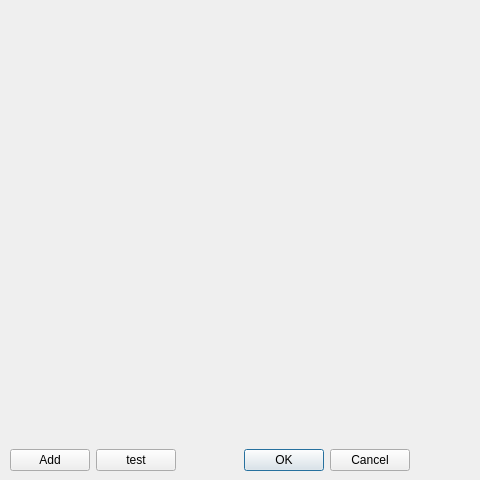
<?xml version="1.0" encoding="UTF-8"?>
<ui version="4.0">
 <class>AddTagForm</class>
 <widget class="QDialog" name="AddTagForm">
  <property name="geometry">
   <rect>
    <x>0</x>
    <y>0</y>
    <width>480</width>
    <height>480</height>
   </rect>
  </property>
  <property name="windowTitle">
   <string>Add Tags</string>
  </property>
  <property name="modal">
   <bool>true</bool>
  </property>
  <widget class="QWidget" name="horizontalLayoutWidget">
   <property name="geometry">
    <rect>
     <x>10</x>
     <y>449</y>
     <width>461</width>
     <height>23</height>
    </rect>
   </property>
   <layout class="QHBoxLayout" name="horizontalLayout">
    <item>
     <widget class="QPushButton" name="addBtn">
      <property name="text">
       <string>Add</string>
      </property>
     </widget>
    </item>
    <item>
     <widget class="QPushButton" name="testBtn">
      <property name="enabled">
       <bool>true</bool>
      </property>
      <property name="text">
       <string>test</string>
      </property>
      <property name="checkable">
       <bool>false</bool>
      </property>
     </widget>
    </item>
    <item>
     <widget class="QDialogButtonBox" name="buttonBox">
      <property name="orientation">
       <enum>Qt::Horizontal</enum>
      </property>
      <property name="standardButtons">
       <set>QDialogButtonBox::Cancel|QDialogButtonBox::Ok</set>
      </property>
      <property name="centerButtons">
       <bool>true</bool>
      </property>
     </widget>
    </item>
   </layout>
  </widget>
  <widget class="QWidget" name="verticalLayoutWidget">
   <property name="geometry">
    <rect>
     <x>10</x>
     <y>10</y>
     <width>461</width>
     <height>431</height>
    </rect>
   </property>
   <layout class="QVBoxLayout" name="verticalLayout"/>
  </widget>
 </widget>
 <resources/>
 <connections>
  <connection>
   <sender>buttonBox</sender>
   <signal>accepted()</signal>
   <receiver>AddTagForm</receiver>
   <slot>accept()</slot>
   <hints>
    <hint type="sourcelabel">
     <x>248</x>
     <y>451</y>
    </hint>
    <hint type="destinationlabel">
     <x>157</x>
     <y>274</y>
    </hint>
   </hints>
  </connection>
  <connection>
   <sender>buttonBox</sender>
   <signal>rejected()</signal>
   <receiver>AddTagForm</receiver>
   <slot>reject()</slot>
   <hints>
    <hint type="sourcelabel">
     <x>310</x>
     <y>451</y>
    </hint>
    <hint type="destinationlabel">
     <x>239</x>
     <y>274</y>
    </hint>
   </hints>
  </connection>
 </connections>
</ui>
